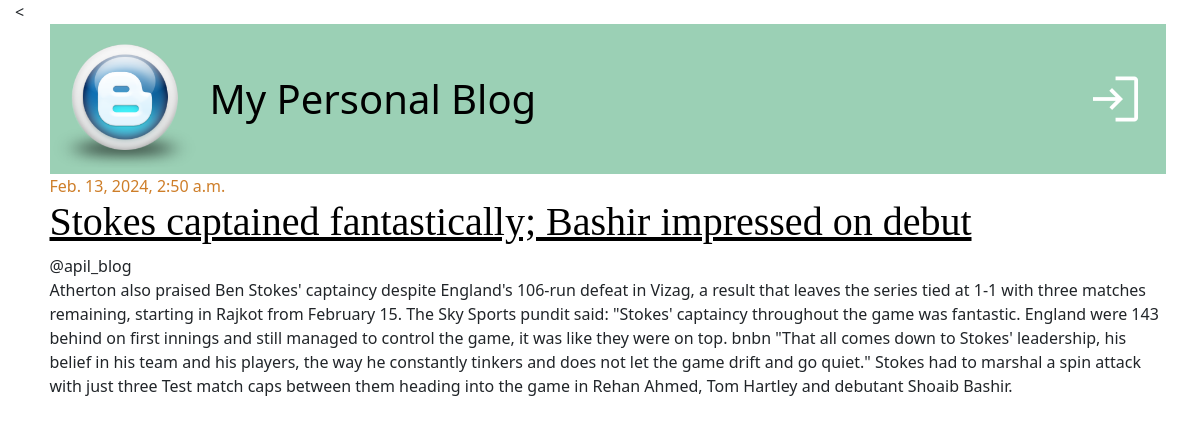
Screenshot of /post_details/3/ with the database file from the repository.
### blog_app/models.py (models this page shows, shortened)
class post(models.Model):
    title = models.CharField(max_length=280)
    content = models.TextField()
    author = models.ForeignKey("auth.User", on_delete=models.CASCADE)
    created_at = models.DateTimeField(auto_now_add=True)
    updated_at = models.DateTimeField(auto_now=True)
    published_at = models.DateTimeField(null=True, blank=True)

### blog_app/views.py (the view)
# urls.py: path("post_details/<int:pk>/", views.PostDetailView.as_view(), name="post-details"),
class PostDetailView(DetailView):
    model = post
    template_name = "post_details.html"
    context_object_name = "posts"
    def get_queryset(self):
        queryset = post.objects.filter(pk=self.kwargs["pk"], published_at__isnull=False)
        return queryset

### templates/post_details.html (shortened to what this page needs)
{% extends "base.html" %}
{% block content %}
<div class="row">
    <div class="column">
        <div class="post">
            <div class="date">{{posts.published_at}}</div>
            <h1>
               <a href=""> {{posts.title}}<a/>
            </h1>
            <div class="date-author">@{{posts.author.username}}</div>
            <p>{{posts.content}}</P>
        </div>
    </div>
</div>
{% endblock content %}

### static/css/blog.css (style rules this page uses)
body { padding-left: 15px; }
h1 a { color: #27a0dc; font-family: "Lobster"; }
h1, h2, h3, h4 { font-family: "Lobster", cursive; }
.date { color: #ce7e29; }
.post { margin-bottom: 30px; }
.post h1 a, .post h1 a:visited { color: #000000; }

### rows the page displays
post: published_at "Feb. 13, 2024, 2:50 a.m.", title "Stokes captained fantastically; Bashir impressed on debut", author.username "apil_blog", content "Atherton also praised Ben Stokes' captaincy despite England's 106-run defeat in Vizag, a result that leaves the series tied at 1-1 with three matches remaining, starting in Rajkot from February 15. The Sky Sports pundit said: \"Stokes' captaincy throughout the game was fantastic. England were 143 behind on first innings and still managed to control the game, it was like they were on top. bnbn \"That all comes down to Stokes' leadership, his belief in his team and his players, the way he constantly tinkers and does not let the game drift and go quiet.\" Stokes had to marshal a spin attack with just three Test match caps between them heading into the game in Rehan Ahmed, Tom Hartley and debutant…"
